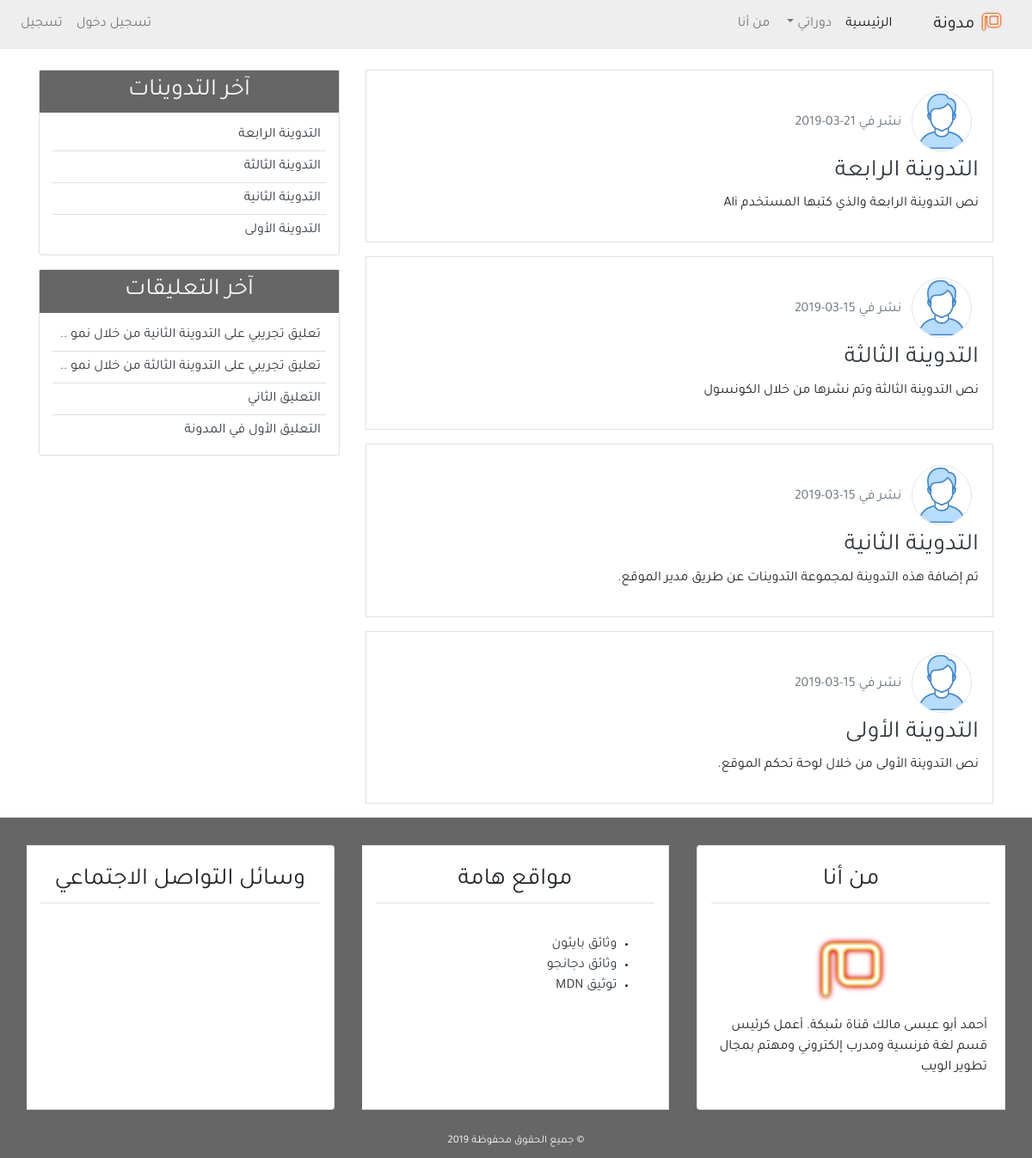
The page / on the database its author committed.
### blog/models.py (models this page shows, shortened)
class Post(models.Model):
    title = models.CharField(max_length=100)
    content = models.TextField()
    post_date = models.DateTimeField(default=timezone.now)
    post_update = models.DateTimeField(auto_now=True)
    author = models.ForeignKey(User, on_delete=models.CASCADE)
    class Meta:
        ordering = ('-post_date', )

class Comment(models.Model):
    name = models.CharField(max_length=50, verbose_name='الاسم')
    email = models.EmailField(verbose_name='البريد الإلكتروني')
    body = models.TextField(verbose_name='التعليق')
    comment_date = models.DateTimeField(auto_now_add=True)
    active = models.BooleanField(default=False)
    post = models.ForeignKey(
        Post, on_delete=models.CASCADE, related_name='comments')
    class Meta:
        ordering = ('-comment_date',)

### blog/views.py (the view)
# urls.py: path('', views.home, name='home'),
def home(request):
    context = {
        'title': 'الصفحة الرئيسية',
        'posts': Post.objects.all()
    }
    return render(request, 'blog/index.html', context)

### blog/templatetags/post_tag.py (called while the page is built)
@register.inclusion_tag('blog/latest_posts.html')
def latest_posts():
    context = {
        'l_posts': Post.objects.all()[0:5],
    }
    return context

@register.inclusion_tag('blog/latest_comments.html')
def latest_comments():
    context = {
        'l_comments': Comment.objects.filter(active=True)[:5],
    }
    return context

### blog/templates/blog/index.html (shortened to what this page needs)
{% extends 'blog/base.html' %}
{% block content %}
{% for post in posts %}
<div class="border p-3 mb-3">
    <img class="img-fluid rounded-circle border m-2" width="70px"
        alt="صورة الناشر">
    <span class="text-secondary">نشر في {{post.post_date|date:'d-m-Y'}}</span>
    <h3><a class="text-dark" href="{% url 'detail' post.id %}">{{post.title}}</a></h3>
    <p>{{post.content}}</p>
</div>
{% endfor %}
{% endblock content %}

### blog/templates/blog/base.html (shortened to what this page needs)
{% load static %}
{% load post_tag %}
<!DOCTYPE html>
<html lang="ar">
<head>
    <link rel="stylesheet" href="{% static 'blog/css/bootstrap.min.css' %}">
    <link rel="stylesheet" href="{% static 'blog/css/main.css' %}">
</head>
<body>
    <header>
        <nav class="navbar navbar-expand-lg navbar-light bg-light">
            <a class="navbar-brand" href="#">
                <img src="{% static 'blog/images/mim-logo.png' %}" alt="شعار مدونة" width="30px">
                مدونة</a>
            <div class="collapse navbar-collapse" id="navbarSupportedContent">
                <ul class="navbar-nav">
                    <li class="nav-item active">
                        <a class="nav-link" href="{% url 'home' %}">الرئيسية <span class="sr-only">(current)</span></a>
                    </li>
                    <li class="nav-item dropdown">
                        <a class="nav-link dropdown-toggle" href="#" id="navbarDropdown" role="button"
                            data-toggle="dropdown" aria-haspopup="true" aria-expanded="false">
                            دوراتي
                        </a>
                    </li>
                    <li class="nav-item">
                        <a class="nav-link" href="{% url 'about' %}">من أنا</a>
                    </li>
                </ul>
                <ul class="navbar-nav mr-auto">
                    <li class="nav-item"><a class="nav-link" href="#">تسجيل دخول</a></li>
                    <li class="nav-item"><a class="nav-link" href="{% url 'register' %}">تسجيل</a></li>
                </ul>
            </div>
        </nav>
    </header>
    <section>
        <div class="container">
            <div class="row mt-4">
                <div class="col-md-8">
                    {% block content %}
                    {% endblock content %}
                </div>
                <div class="col-md-4">
                    <div class="card mb-3">
                        <h3 class="text-center bg-secondary text-light p-2">آخر التدوينات</h3>
                        {% latest_posts %}
                    </div>
                    <div class="card mb-3">
                        <h3 class="text-center bg-secondary text-light p-2">آخر التعليقات</h3>
                        {% latest_comments %}
                    </div>
                </div>
            </div>
        </div>
    </section>
    <footer class="bg-secondary">
        <div class="container-fluid">
            <div class="row">
                <div class="col-md">
                    <div class="card-group mt-3">
                        <div class="card m-3">
                            <h3 class="card-title text-center border-bottom p-2 m-3">من أنا</h3>
                            <div class="card-body">
                                <div class="text-center">
                                    <img src="{% static 'blog/images/mim-logo.png' %}" alt="شعار مدونة" width="100px">
                                </div>
                                <p>
                                    أحمد أبو عيسى مالك قناة شبكة. أعمل كرئيس قسم لغة فرنسية ومدرب إلكتروني ومهتم بمجال
                                    تطوير الويب
                                </p>
                            </div>
                        </div>
                        <div class="card m-3">
                            <h3 class="card-title text-center border-bottom p-2 m-3">مواقع هامة</h3>
                            <div class="card-body">
                                <ul>
                                    <li><a class="text-dark" href="#">وثائق بايثون</a></li>
                                    <li><a class="text-dark" href="#">وثائق دجانجو</a></li>
                                    <li><a class="text-dark" href="#">توثيق MDN</a></li>
                                </ul>
                            </div>
                        </div>
                        <div class="card m-3">
                            <h3 class="card-title text-center border-bottom p-2 m-3">وسائل التواصل الاجتماعي</h3>
                            <h4 class="card-body text-center">
                            </h4>
                        </div>
                    </div>
                </div>
            </div>
            <div class="row p-2">
                <div class="col-md text-center">
                    <small class="text-light">&copy; جميع الحقوق محفوظة {% now 'Y' %}</small>
                </div>
            </div>
        </div>
    </footer>
</body>
</html>

### blog/templates/blog/latest_posts.html
<ul class="list-group-flush latest-post">
    {% for post in l_posts %}
    <li class="list-group-item latest-post-item">
        <a class="text-dark" href="{% url 'detail' post.id %}">{{post.title}}</a>
    </li>
    {% endfor %}
</ul>

### blog/templates/blog/latest_comments.html
<ul class="list-group-flush latest-comment">
    {% for comment in l_comments %}
    <li class="list-group-item latest-comment-item">
        <a class="text-dark" href="{% url 'detail' comment.post.id %}">
            {% if comment.body|length > 40 %}
            {{comment.body|slice:'45'}} ..
            {% else %}
            {{comment.body}}
            {% endif %}
        </a>
    </li>
    {% empty %}
    <li class="list-group-item latest-comment-item">لا يوجد تعليقات</li>
    {% endfor %}
</ul>

### blog/static/blog/css/main.css (style rules this page uses)
html, body { direction: rtl; text-align: right; }
body { font-family: 'Tajawal', sans-serif; }
.bg-secondary { background-color: #666 !important; }
.bg-light { background-color: #EEE !important; }
.latest-post, .latest-comment { padding: 0 15px; }
.latest-post .latest-post-item, .latest-comment .latest-comment-item { padding: 6px; }
.latest-post li:first-child, .latest-comment li:first-child { border-top: 0; }
.latest-post li:last-child, .latest-comment li:last-child { border-bottom: 0; padding-bottom: 0; }

### rows shown on the page
Post: post_date "21-03-2019", title "التدوينة الرابعة", content "نص التدوينة الرابعة والذي كتبها المستخدم Ali"
Post: post_date "15-03-2019", title "التدوينة الثالثة", content "نص التدوينة الثالثة وتم نشرها من خلال الكونسول"
Post: post_date "15-03-2019", title "التدوينة الثانية", content "تم إضافة هذه التدوينة لمجموعة التدوينات عن طريق مدير الموقع."
Post: post_date "15-03-2019", title "التدوينة الأولى", content "نص التدوينة الأولى من خلال لوحة تحكم الموقع."
Comment: body "تعليق تجريبي على التدوينة الثانية من خلال نمو"
Comment: body "تعليق تجريبي على التدوينة الثالثة من خلال نمو"
Comment: body "التعليق الثاني"
Comment: body "التعليق الأول في المدونة"
